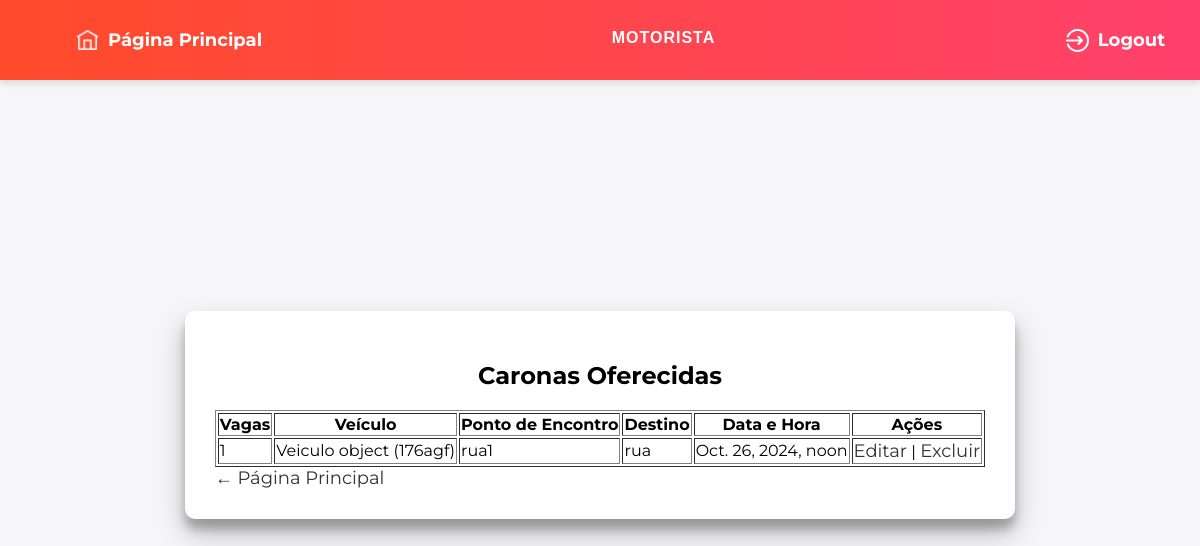
Screenshot of /visualizar_caronas/ (signed in) with the database file from the repository.
### polls/models.py (models this page shows, shortened)
class Carona(models.Model):
    cpf_motorista = models.ForeignKey('Usuario', on_delete=models.CASCADE)  # Chave estrangeira para Usuario
    quantidade = models.IntegerField()
    veiculo = models.ForeignKey('Veiculo', on_delete=models.CASCADE)  # Chave estrangeira para Veiculo
    ponto_encontro = models.CharField(max_length=255)
    destino = models.CharField(max_length=255)
    data_hora = models.DateTimeField()  # Campo para data e hora

class Veiculo(models.Model):
    cpf_motorista = models.ForeignKey('Usuario', on_delete=models.CASCADE, default='0.00000000')  # Chave estrangeira para Usuario
    placa = models.CharField(max_length=7, primary_key=True)  # A placa será a chave primária, portanto, deve ser única
    modelo = models.CharField(max_length=50)  # Campo para o modelo do veículo
    cor = models.CharField(max_length=20)  # Campo para a cor do veículo

### polls/views.py (the view)
# urls.py: path('visualizar_caronas/', views.visualizar_caronas, name='visualizar_caronas'),
def visualizar_caronas(request):
    cpf = request.session['cpf']
    try: veiculo = Veiculo.objects.get(cpf_motorista = cpf)
    except Veiculo.DoesNotExist : return HttpResponse("Nenhum veículo cadastrado nesse CPF")
    caronas = Carona.objects.filter(cpf_motorista = cpf)
    return render(request, 'mysite/visualizarcaronas.html', {'caronas': caronas})

### polls/templates/mysite/visualizarcaronas.html (shortened to what this page needs)
{% extends 'mysite/base.html' %}
{% load static %}
{% block extra_css %}
    <link rel="stylesheet" href="{% static 'css/visualizarcarona.css' %}">
{% endblock %}
{% block content %}
    <main>
		<h2> Caronas Oferecidas</h2>
		{% if caronas %}
			<div class="table-container">
				<table border = "1">
					<tr>
						<th>Vagas</th>
						<th>Veículo</th>
						<th>Ponto de Encontro</th>
						<th>Destino</th>
						<th>Data e Hora</th>
						<th>Ações</th>
					</tr>
					{% for carona in caronas %}
						<tr>
							<td>{{carona.quantidade}}</td>
							<td>{{carona.veiculo}}</th>
							<td>{{carona.ponto_encontro}}</th>
							<td>{{carona.destino}}</th>
							<td>{{carona.data_hora}}</th>
							<td>
								<a href="{% url 'editar_carona' carona.id %}">Editar</a> |
							    <a href="#" onclick="showPopup({{carona.id}})">Excluir</a>
							</td>
						</tr>
					{% endfor %}
				</table>
			</div>
		{% else %}
			<p> Você não tem nenhuma carona oferecida no momento :).</p>
		{% endif %}
		<a href="{% url 'home' %}">&#8592; Página Principal</a>
	</main>
{% endblock %}

### static/css/base.css (style rules this page uses)
* { box-sizing: border-box; }
html, body { height: 100%; overflow: hidden; }
body { background: #f6f5f7; display: flex; justify-content: center; align-items: center; flex-direction: column; font-family: 'Montserrat', sans-serif; }
h2 { text-align: center; }
a { color: #333; font-size: 18px; text-decoration: none; margin: 15px 0; }

### static/css/visualizarcarona.css (style rules this page uses)
* { box-sizing: border-box; }
html, body { height: 100%; overflow: hidden; }
body { background: #f6f5f7; display: flex; justify-content: center; align-items: center; flex-direction: column; font-family: 'Montserrat', sans-serif; height: 100vh; margin: -20px 0 50px; }
main { background-color: #fff; border-radius: 10px; box-shadow: 0 14px 28px rgba(0,0,0,0.25), 0 10px 10px rgba(0,0,0,0.22); padding: 30px; max-width: 1000px; width: 100%; }

### rows the page displays
Carona: quantidade "1", veiculo "Veiculo object (176agf)", ponto_encontro "rua1", destino "rua", data_hora "Oct. 26, 2024, noon"
